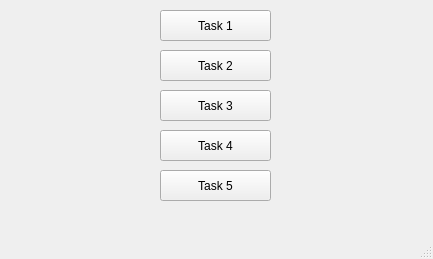
<?xml version="1.0" encoding="UTF-8"?>
<ui version="4.0">
 <class>MainWindow</class>
 <widget class="QMainWindow" name="MainWindow">
  <property name="geometry">
   <rect>
    <x>0</x>
    <y>0</y>
    <width>433</width>
    <height>259</height>
   </rect>
  </property>
  <property name="sizePolicy">
   <sizepolicy hsizetype="Expanding" vsizetype="Expanding">
    <horstretch>0</horstretch>
    <verstretch>0</verstretch>
   </sizepolicy>
  </property>
  <property name="windowTitle">
   <string>Homework 4 - Main Menu</string>
  </property>
  <widget class="QWidget" name="centralwidget">
   <widget class="QPushButton" name="task1">
    <property name="geometry">
     <rect>
      <x>160</x>
      <y>10</y>
      <width>111</width>
      <height>31</height>
     </rect>
    </property>
    <property name="sizePolicy">
     <sizepolicy hsizetype="Expanding" vsizetype="Expanding">
      <horstretch>0</horstretch>
      <verstretch>0</verstretch>
     </sizepolicy>
    </property>
    <property name="text">
     <string>Task 1</string>
    </property>
   </widget>
   <widget class="QPushButton" name="task2">
    <property name="geometry">
     <rect>
      <x>160</x>
      <y>50</y>
      <width>111</width>
      <height>31</height>
     </rect>
    </property>
    <property name="sizePolicy">
     <sizepolicy hsizetype="Expanding" vsizetype="Expanding">
      <horstretch>0</horstretch>
      <verstretch>0</verstretch>
     </sizepolicy>
    </property>
    <property name="text">
     <string>Task 2</string>
    </property>
   </widget>
   <widget class="QPushButton" name="task3">
    <property name="geometry">
     <rect>
      <x>160</x>
      <y>90</y>
      <width>111</width>
      <height>31</height>
     </rect>
    </property>
    <property name="sizePolicy">
     <sizepolicy hsizetype="Expanding" vsizetype="Expanding">
      <horstretch>0</horstretch>
      <verstretch>0</verstretch>
     </sizepolicy>
    </property>
    <property name="text">
     <string>Task 3</string>
    </property>
   </widget>
   <widget class="QPushButton" name="task4">
    <property name="geometry">
     <rect>
      <x>160</x>
      <y>130</y>
      <width>111</width>
      <height>31</height>
     </rect>
    </property>
    <property name="sizePolicy">
     <sizepolicy hsizetype="Expanding" vsizetype="Expanding">
      <horstretch>0</horstretch>
      <verstretch>0</verstretch>
     </sizepolicy>
    </property>
    <property name="text">
     <string>Task 4</string>
    </property>
   </widget>
   <widget class="QPushButton" name="task5">
    <property name="geometry">
     <rect>
      <x>160</x>
      <y>170</y>
      <width>111</width>
      <height>31</height>
     </rect>
    </property>
    <property name="sizePolicy">
     <sizepolicy hsizetype="Expanding" vsizetype="Expanding">
      <horstretch>0</horstretch>
      <verstretch>0</verstretch>
     </sizepolicy>
    </property>
    <property name="text">
     <string>Task 5</string>
    </property>
   </widget>
  </widget>
  <widget class="QMenuBar" name="menubar">
   <property name="geometry">
    <rect>
     <x>0</x>
     <y>0</y>
     <width>433</width>
     <height>21</height>
    </rect>
   </property>
  </widget>
  <widget class="QStatusBar" name="statusbar"/>
 </widget>
 <resources/>
 <connections/>
</ui>
